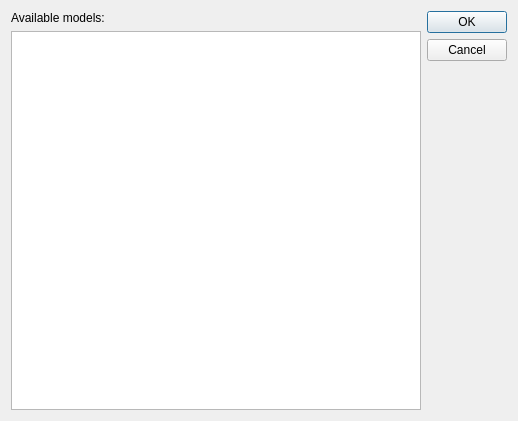
<?xml version="1.0" encoding="UTF-8"?>
<ui version="4.0">
 <class>LoadModelDialog</class>
 <widget class="QDialog" name="LoadModelDialog">
  <property name="geometry">
   <rect>
    <x>0</x>
    <y>0</y>
    <width>518</width>
    <height>421</height>
   </rect>
  </property>
  <property name="windowTitle">
   <string>Dialog</string>
  </property>
  <layout class="QHBoxLayout" name="horizontalLayout">
   <item>
    <layout class="QVBoxLayout" name="verticalLayout">
     <item>
      <widget class="QLabel" name="label">
       <property name="text">
        <string>Available models:</string>
       </property>
      </widget>
     </item>
     <item>
      <widget class="QTreeView" name="modelsTree"/>
     </item>
    </layout>
   </item>
   <item>
    <widget class="QDialogButtonBox" name="buttonBox">
     <property name="orientation">
      <enum>Qt::Vertical</enum>
     </property>
     <property name="standardButtons">
      <set>QDialogButtonBox::Cancel|QDialogButtonBox::Ok</set>
     </property>
    </widget>
   </item>
  </layout>
 </widget>
 <resources/>
 <connections>
  <connection>
   <sender>buttonBox</sender>
   <signal>accepted()</signal>
   <receiver>LoadModelDialog</receiver>
   <slot>accept()</slot>
   <hints>
    <hint type="sourcelabel">
     <x>248</x>
     <y>254</y>
    </hint>
    <hint type="destinationlabel">
     <x>157</x>
     <y>274</y>
    </hint>
   </hints>
  </connection>
  <connection>
   <sender>buttonBox</sender>
   <signal>rejected()</signal>
   <receiver>LoadModelDialog</receiver>
   <slot>reject()</slot>
   <hints>
    <hint type="sourcelabel">
     <x>316</x>
     <y>260</y>
    </hint>
    <hint type="destinationlabel">
     <x>286</x>
     <y>274</y>
    </hint>
   </hints>
  </connection>
 </connections>
</ui>
